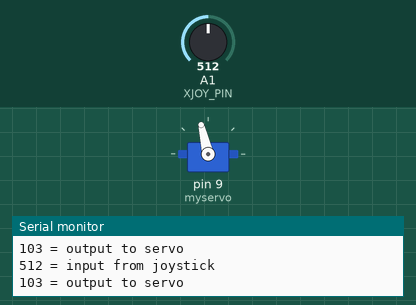
This program was run on a simulated Arduino Uno, built with avr-gcc and run on an emulated ATmega328P. Shown: servo, the last lines printed to the serial monitor. Inputs (shaded band) come from the test bench; at power-on: A1 (XJOY_PIN) = 512.

Above: at 1.2 s.
1.3 s: A1 (XJOY_PIN) set to 716
At 1.9 s:
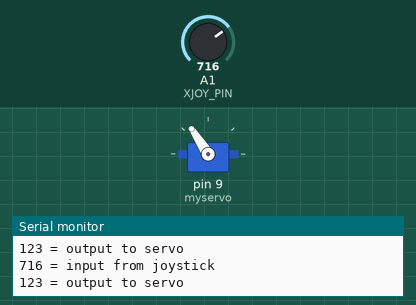
2.9 s: A1 (XJOY_PIN) set to 900
At 3.3 s:
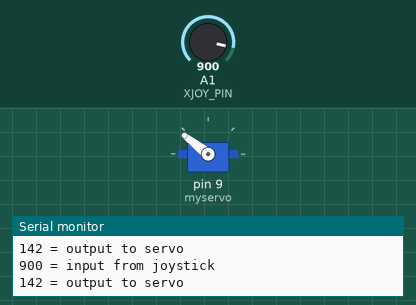
4.5 s: A1 (XJOY_PIN) set to 122
At 5.8 s:
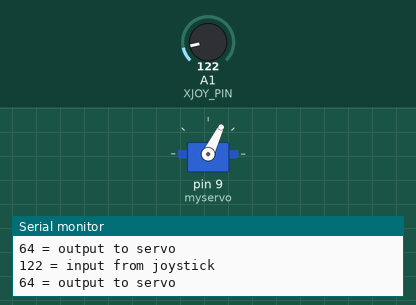
6.1 s: A1 (XJOY_PIN) set to 0
At 7.4 s:
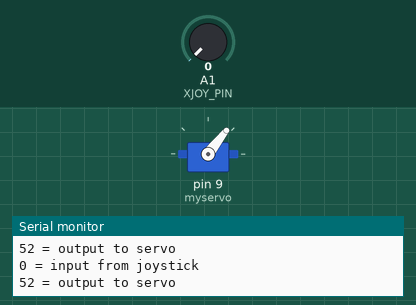
7.7 s: A1 (XJOY_PIN) set to 511
At 8.9 s:
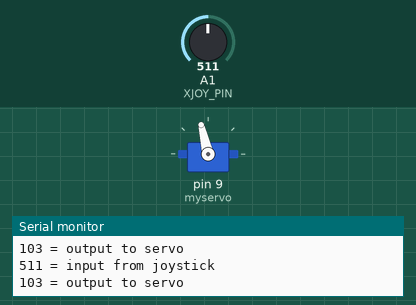
Timing chart, 0 to 10.3 s (numbered marks = the images above; inputs shaded):
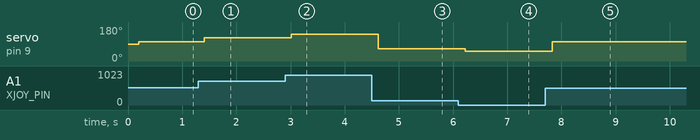

Measured:
- after the input at 1.3 s, servo on pin 9 (myservo): 103° → 123° after 0.11 s
- after the input at 2.9 s, servo on pin 9 (myservo): 123° → 142° after 0.11 s
- after the input at 4.5 s, servo on pin 9 (myservo): 142° → 64° after 0.12 s
- after the input at 6.1 s, servo on pin 9 (myservo): 64° → 52° after 0.13 s
- after the input at 7.7 s, servo on pin 9 (myservo): 52° → 103° after 0.13 s

The program:

main.cpp
```cpp
#include<Arduino.h>
#include <Servo.h>
#define SERVO_PIN 9
#define XJOY_PIN A1                  //X axis reading from joystick will go into analog pin A1
Servo myservo ;

void setup()
{
 Serial.begin(9600);
 myservo.attach(9);
}

void loop()
{
 delay(200);
 int joystickXVal = analogRead(XJOY_PIN) ;  //read joystick input on pin A1
 Serial.print(joystickXVal);                //print the value from A1
 Serial.println(" = input from joystick");  //print "=input from joystick" next to the value
 Serial.print((joystickXVal+520)/10);       //print a from A1 calculated, scaled value
 Serial.println(" = output to servo");      //print "=output to servo" next to the value
 Serial.println() ;
 myservo.write((joystickXVal+520)/10);      //write the calculated value to the servo
}
```
